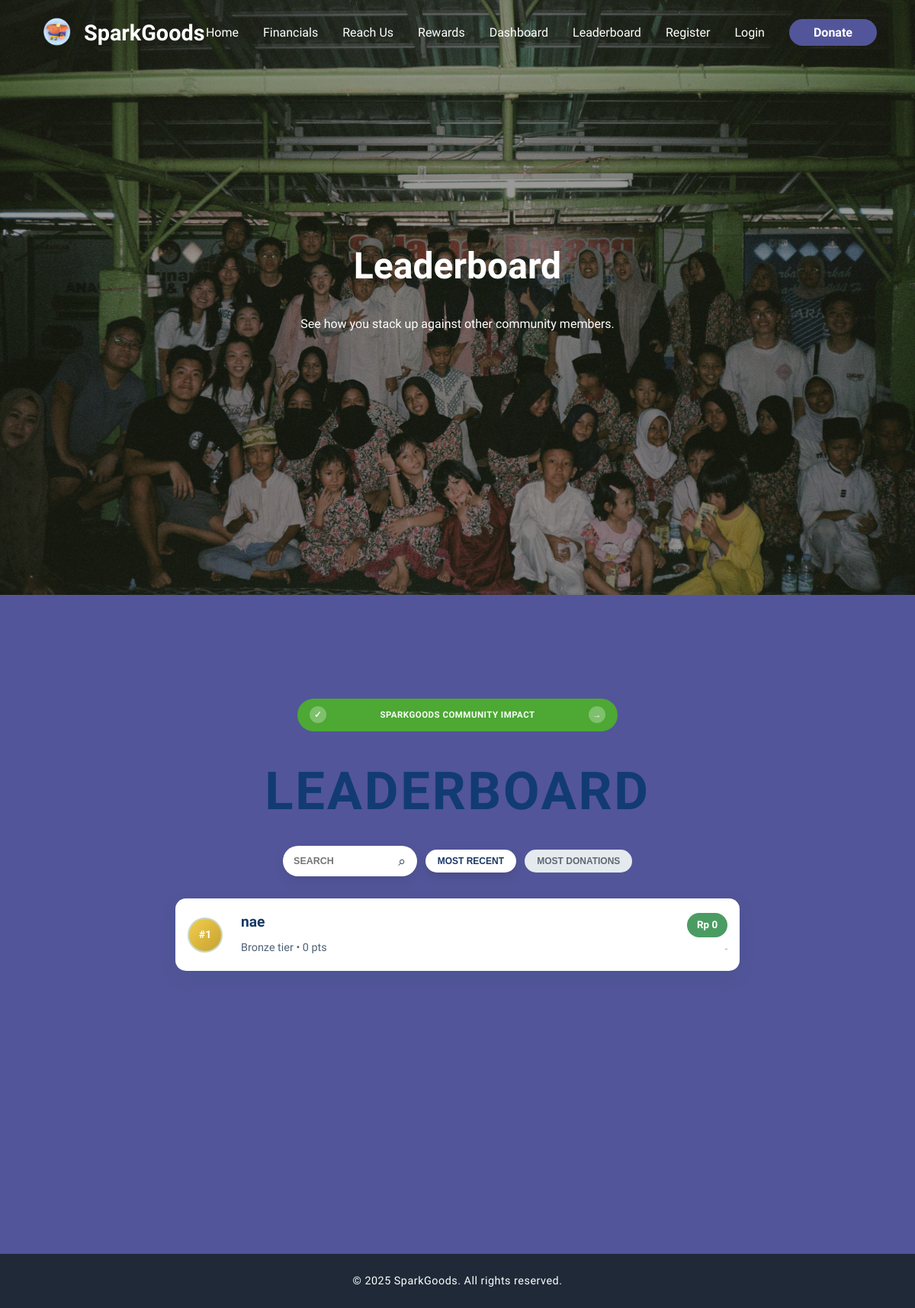
The page /leaderboard on the database as committed earlier.
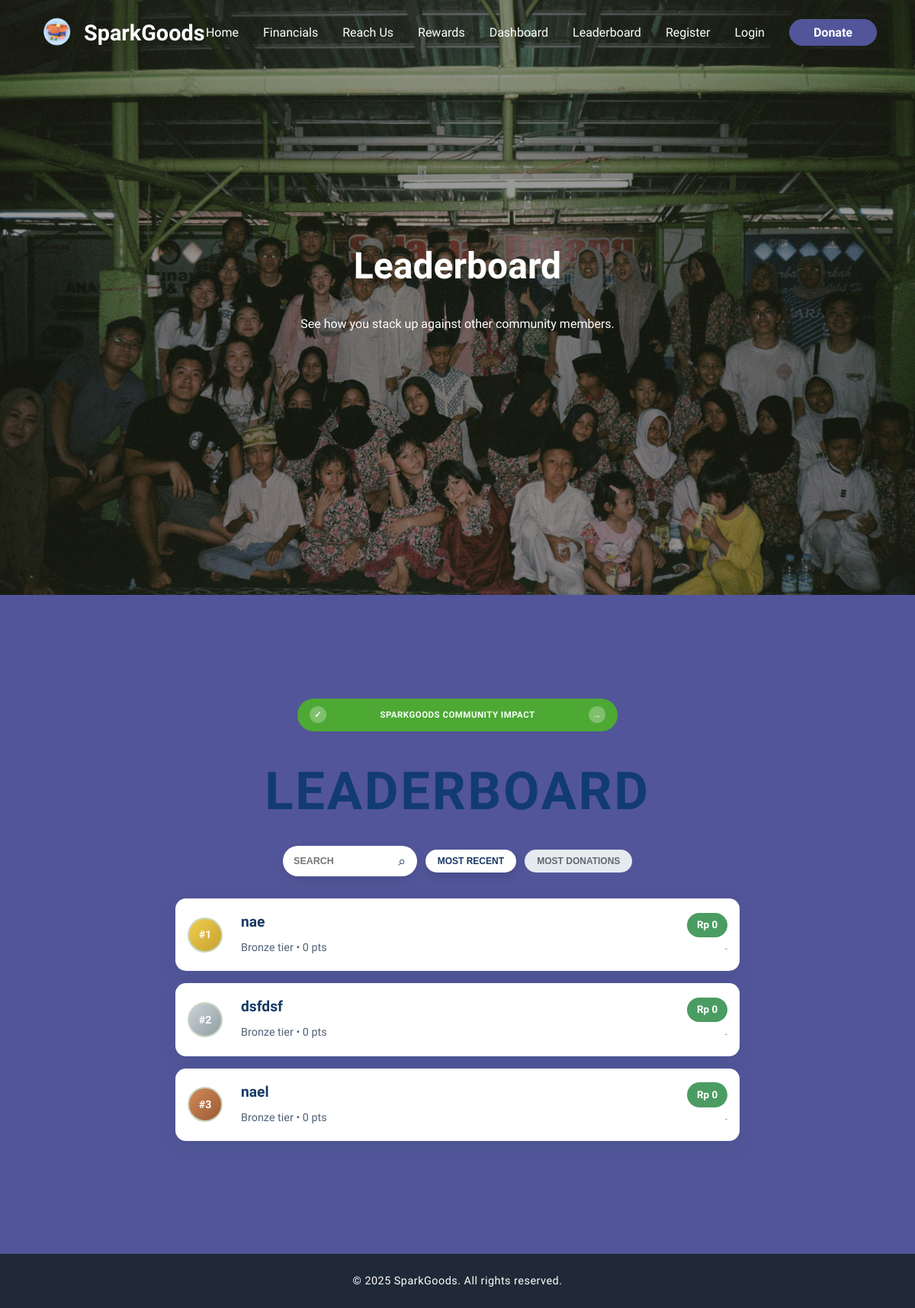
The same page on the database as committed later.
### app/models.py (models this page shows, shortened)
class User(db.Model):
    id = db.Column(db.Integer, primary_key=True)
    name = db.Column(db.String(100), nullable=False)
    email = db.Column(db.String(100), unique=True, nullable=False)
    password = db.Column(db.String(200), nullable=False, default='')
    password_hash = db.Column(db.String(200), nullable=False)
    points = db.Column(db.Integer, default=0)
    tiktok_id = db.Column(db.String(100))
    level = db.Column(db.String(20), default='Bronze')
    donations = db.relationship('Donation', backref='user', lazy=True)
    badges = db.relationship(
        'Badge',
        secondary=user_badge,
        backref=db.backref('users', lazy=True)
    )

### app/routes/main.py (the view)
@main_bp.route('/leaderboard')
def leaderboard():
    page = request.args.get('page', 1, type=int)
    per_page = min(request.args.get('per_page', 10, type=int), 30)
    pagination = db.session.query(
        User.id,
        User.name,
        func.coalesce(func.sum(Donation.amount), 0).label('donation_total'),
        User.points,
        User.level,
        func.min(Donation.created_at).label('joined_date')
    ).outerjoin(Donation, Donation.user_id == User.id).group_by(
        User.id, User.name, User.points, User.level
    ).order_by(
        desc('donation_total'),
        User.points.desc(),
        User.id.asc()
    ).paginate(page=page, per_page=per_page, error_out=False)
    entries = [
        {
            'rank': ((pagination.page - 1) * pagination.per_page) + idx,
            'name': _public_name(row.name),
            'donation_total': row.donation_total,
            'points': row.points,
            'level': row.level,
            'joined_date': row.joined_date.isoformat() if row.joined_date else None
        }
        for idx, row in enumerate(pagination.items, start=1)
    ]
    return render_template('leaderboard.html', leaderboard={
        'entries': entries,
        'page': pagination.page,
        'pages': pagination.pages,
        'has_next': pagination.has_next
    })

### app/routes/main.py (called while the page is built)
def _public_name(name):
    parts = (name or '').strip().split()
    if not parts:
        return 'Anonymous'
    if len(parts) == 1:
        return parts[0]
    return f"{parts[0]} {parts[-1][0]}."

### app/templates/leaderboard.html (shortened to what this page needs)
<!DOCTYPE html>
<html lang="en">
<head>
    <link rel="stylesheet" href="/static/css/styles.css">
</head>
<body>
    <nav class="navbar">
        <div class="navbar__container">
            <a href="/" id="navbar__logo">
                <img src="/static/images/Goods Logo.png" alt="Logo" class="logo-img">
                <span class="logo-text">SparkGoods</span>
            </a>
            <ul class="navbar__menu">
                <li><a href="/" class="navbar__links">Home</a></li>
                <li><a href="/financials" class="navbar__links">Financials</a></li>
                <li><a href="/contact" class="navbar__links">Reach Us</a></li>
                <li><a href="/rewards" class="navbar__links">Rewards</a></li>
                <li><a href="/dashboard" class="navbar__links">Dashboard</a></li>
                <li><a href="/leaderboard" class="navbar__links">Leaderboard</a></li>
                <li id="navAuthRegister"><a href="#" class="navbar__links" onclick="openAuthModal('register')">Register</a></li>
                <li id="navAuthLogin"><a href="#" class="navbar__links" onclick="openAuthModal('login')">Login</a></li>
                <li><a href="/#donate" class="navbar__links" id="donate__navbar">Donate</a></li>
            </ul>
            <div class="hamburger" id="mobile-menu">
            </div>
        </div>
    </nav>
    <header class="hero" id="leaderboard-hero"
    style="background: rgba(0,0,0,0.4) url('/static/images/Sparkgoods 2.jpeg') center/cover no-repeat; background-blend-mode: darken;">
    <div class="hero__content">
        <h1>Leaderboard</h1>
        <p>See how you stack up against other community members.</p>
    </div>
    </header>
    <main class="leaderboard-container leaderboard-theme">
        <section class="leaderboard-hero-banner">
            <span class="leaderboard-hero-icon">✓</span>
            <span>SPARKGOODS COMMUNITY IMPACT</span>
            <span class="leaderboard-hero-arrow">→</span>
        </section>
        <section class="leaderboard-header">
            <h1>LEADERBOARD</h1>
        </section>
        <section class="leaderboard-controls">
            <div class="leaderboard-search-wrap">
                <input id="leaderboardSearch" type="text" placeholder="SEARCH">
                <span class="leaderboard-search-icon">⌕</span>
            </div>
            <button id="sortRecentBtn" class="leaderboard-pill active">MOST RECENT</button>
            <button id="sortDonationBtn" class="leaderboard-pill">MOST DONATIONS</button>
        </section>
        <section id="leaderboardGrid" class="leaderboard-grid leaderboard-list">
            {% for row in leaderboard.entries %}
            <article
                class="leaderboard-card clean-list-card {% if row.rank <= 3 %}top-three rank-{{ row.rank }}{% endif %}"
                data-name="{{ row.name|lower }}"
                data-donation="{{ row.donation_total }}"
                data-joined="{{ row.joined_date or '' }}"
            >
                <div class="leaderboard-rank rank-circle">#{{ row.rank }}</div>
                <div class="leaderboard-content list-content">
                    <h2>{{ row.name }}</h2>
                    <p>{{ row.level }} tier • {{ row.points }} pts</p>
                </div>
                <div class="leaderboard-metric-group">
                    <span class="leaderboard-metric-pill">Rp {{ "{:,}".format(row.donation_total) }}</span>
                    <small>{{ row.joined_date[:10] if row.joined_date else "-" }}</small>
                </div>
            </article>
            {% endfor %}
        </section>
    </main>
    <footer class="footer">
        <div class="footer__container">
            <p>&copy; 2025 SparkGoods. All rights reserved.</p>
        </div>
    </footer>
</body>
</html>

Rows that differ between the two databases and show on the page:
added User: rank "2", name "dsfdsf", level "Bronze", points "0", donation_total "0", joined_date "-"
added User: rank "3", name "nael", level "Bronze", points "0", donation_total "0", joined_date "-"
